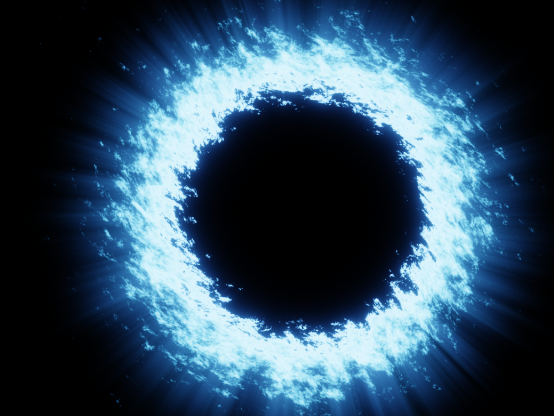
#> input picture blackhole.png, 554 x 416 px
$ python image_to_ascii.py
#> lines starting #> are read from the running program, lines starting #| are printed output that depends on the picture
import sys
from PIL import Image


def main():
    image_path = r'blackhole.png'
    img = Image.open(image_path)
#> img is the input picture: PIL image 554x416 RGBA; mean R, G, B, A 46.9, 72.8, 93.6, 255
    width, height = img.size
#> width = 554; height = 416
    aspect_ratio = height / width
#> aspect_ratio = 0.751
    new_width = 120
    new_height = aspect_ratio * new_width * 0.55
#> new_height = 49.56
    img = img.resize((new_width, int(new_height)))
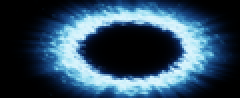
#> img: PIL image 120x49 RGBA (shown 2 times larger); mean R, G, B, A 46.8, 72.8, 93.7, 255
    img = img.convert('L')
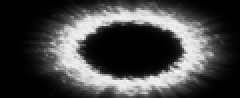
#> img: PIL image 120x49 L (shown 2 times larger); min 0, max 241, mean 67.4
    pixels = img.getdata()
    chars = ["B", "S", "#", "&", "@", "$", "%", "*", "!", ":", "."]
    new_pixels = [chars[pixel // 25] for pixel in pixels]
#> new_pixels = 5880 items, first 6: 'B', 'B', 'B', 'B', 'B', 'B'
    new_pixels = ''.join(new_pixels)
    new_pixels_count = len(new_pixels)
#> new_pixels_count = 5880
    ascii_image = [new_pixels[index:index + new_width] for index in
                   range(0, new_pixels_count, new_width)]
#> ascii_image = 49 items
    ascii_image = "\n".join(ascii_image)

    with open(r'ascii_image.txt', "w") as f:
        f.write(ascii_image)


if __name__ == '__main__':
    main()
